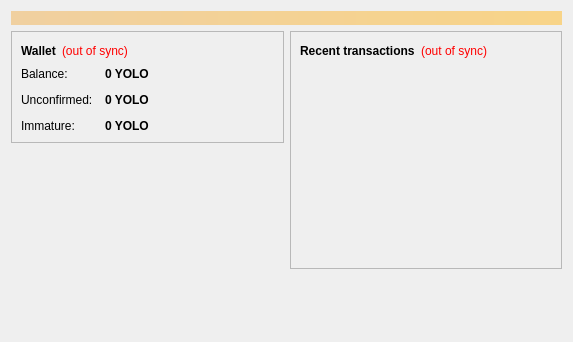
<?xml version="1.0" encoding="UTF-8"?>
<ui version="4.0">
 <class>OverviewPage</class>
 <widget class="QWidget" name="OverviewPage">
  <property name="geometry">
   <rect>
    <x>0</x>
    <y>0</y>
    <width>573</width>
    <height>342</height>
   </rect>
  </property>
  <property name="windowTitle">
   <string>Form</string>
  </property>
  <layout class="QVBoxLayout" name="topLayout">
   <item>
    <widget class="QLabel" name="labelAlerts">
     <property name="visible">
      <bool>false</bool>
     </property>
     <property name="styleSheet">
      <string notr="true">background-color: qlineargradient(x1: 0, y1: 0, x2: 1, y2: 0, stop:0 #F0D0A0, stop:1 #F8D488); color:#000000;</string>
     </property>
     <property name="wordWrap">
      <bool>true</bool>
     </property>
     <property name="margin">
      <number>3</number>
     </property>
    </widget>
   </item>
   <item>
    <layout class="QHBoxLayout" name="horizontalLayout" stretch="1,1">
     <item>
      <layout class="QVBoxLayout" name="verticalLayout_2">
       <item>
        <widget class="QFrame" name="frame">
         <property name="frameShape">
          <enum>QFrame::StyledPanel</enum>
         </property>
         <property name="frameShadow">
          <enum>QFrame::Raised</enum>
         </property>
         <layout class="QVBoxLayout" name="verticalLayout_4">
          <item>
           <layout class="QHBoxLayout" name="horizontalLayout_4">
            <item>
             <widget class="QLabel" name="label_5">
              <property name="font">
               <font>
                <weight>75</weight>
                <bold>true</bold>
               </font>
              </property>
              <property name="text">
               <string>Wallet</string>
              </property>
             </widget>
            </item>
            <item>
             <widget class="QLabel" name="labelWalletStatus">
              <property name="toolTip">
               <string>The displayed information may be out of date. Your wallet automatically synchronizes with the Yolocoin network after a connection is established, but this process has not completed yet.</string>
              </property>
              <property name="styleSheet">
               <string notr="true">QLabel { color: red; }</string>
              </property>
              <property name="text">
               <string notr="true">(out of sync)</string>
              </property>
              <property name="alignment">
               <set>Qt::AlignLeading|Qt::AlignLeft|Qt::AlignVCenter</set>
              </property>
             </widget>
            </item>
            <item>
             <spacer name="horizontalSpacer_2">
              <property name="orientation">
               <enum>Qt::Horizontal</enum>
              </property>
              <property name="sizeHint" stdset="0">
               <size>
                <width>40</width>
                <height>20</height>
               </size>
              </property>
             </spacer>
            </item>
           </layout>
          </item>
          <item>
           <layout class="QFormLayout" name="formLayout_2">
            <property name="fieldGrowthPolicy">
             <enum>QFormLayout::AllNonFixedFieldsGrow</enum>
            </property>
            <property name="horizontalSpacing">
             <number>12</number>
            </property>
            <property name="verticalSpacing">
             <number>12</number>
            </property>
            <item row="0" column="0">
             <widget class="QLabel" name="label">
              <property name="text">
               <string>Balance:</string>
              </property>
             </widget>
            </item>
            <item row="0" column="1">
             <widget class="QLabel" name="labelBalance">
              <property name="font">
               <font>
                <weight>75</weight>
                <bold>true</bold>
               </font>
              </property>
              <property name="cursor">
               <cursorShape>IBeamCursor</cursorShape>
              </property>
              <property name="toolTip">
               <string>Your current balance</string>
              </property>
              <property name="text">
               <string notr="true">0 YOLO</string>
              </property>
              <property name="textInteractionFlags">
               <set>Qt::LinksAccessibleByMouse|Qt::TextSelectableByKeyboard|Qt::TextSelectableByMouse</set>
              </property>
             </widget>
            </item>
            <item row="1" column="0">
             <widget class="QLabel" name="label_3">
              <property name="text">
               <string>Unconfirmed:</string>
              </property>
             </widget>
            </item>
            <item row="1" column="1">
             <widget class="QLabel" name="labelUnconfirmed">
              <property name="font">
               <font>
                <weight>75</weight>
                <bold>true</bold>
               </font>
              </property>
              <property name="cursor">
               <cursorShape>IBeamCursor</cursorShape>
              </property>
              <property name="toolTip">
               <string>Total of transactions that have yet to be confirmed, and do not yet count toward the current balance</string>
              </property>
              <property name="text">
               <string notr="true">0 YOLO</string>
              </property>
              <property name="textInteractionFlags">
               <set>Qt::LinksAccessibleByMouse|Qt::TextSelectableByKeyboard|Qt::TextSelectableByMouse</set>
              </property>
             </widget>
            </item>
            <item row="2" column="0">
             <widget class="QLabel" name="labelImmatureText">
              <property name="text">
               <string>Immature:</string>
              </property>
             </widget>
            </item>
            <item row="2" column="1">
             <widget class="QLabel" name="labelImmature">
              <property name="font">
               <font>
                <weight>75</weight>
                <bold>true</bold>
               </font>
              </property>
              <property name="toolTip">
               <string>Mined balance that has not yet matured</string>
              </property>
              <property name="text">
               <string notr="true">0 YOLO</string>
              </property>
              <property name="textInteractionFlags">
               <set>Qt::LinksAccessibleByMouse|Qt::TextSelectableByKeyboard|Qt::TextSelectableByMouse</set>
              </property>
             </widget>
            </item>
           </layout>
          </item>
         </layout>
        </widget>
       </item>
       <item>
        <spacer name="verticalSpacer">
         <property name="orientation">
          <enum>Qt::Vertical</enum>
         </property>
         <property name="sizeHint" stdset="0">
          <size>
           <width>20</width>
           <height>40</height>
          </size>
         </property>
        </spacer>
       </item>
      </layout>
     </item>
     <item>
      <layout class="QVBoxLayout" name="verticalLayout_3">
       <item>
        <widget class="QFrame" name="frame_2">
         <property name="frameShape">
          <enum>QFrame::StyledPanel</enum>
         </property>
         <property name="frameShadow">
          <enum>QFrame::Raised</enum>
         </property>
         <layout class="QVBoxLayout" name="verticalLayout">
          <item>
           <layout class="QHBoxLayout" name="horizontalLayout_2">
            <item>
             <widget class="QLabel" name="label_4">
              <property name="text">
               <string>&lt;b&gt;Recent transactions&lt;/b&gt;</string>
              </property>
             </widget>
            </item>
            <item>
             <widget class="QLabel" name="labelTransactionsStatus">
              <property name="toolTip">
               <string>The displayed information may be out of date. Your wallet automatically synchronizes with the Yolocoin network after a connection is established, but this process has not completed yet.</string>
              </property>
              <property name="styleSheet">
               <string notr="true">QLabel { color: red; }</string>
              </property>
              <property name="text">
               <string notr="true">(out of sync)</string>
              </property>
              <property name="alignment">
               <set>Qt::AlignRight|Qt::AlignTrailing|Qt::AlignVCenter</set>
              </property>
             </widget>
            </item>
            <item>
             <spacer name="horizontalSpacer">
              <property name="orientation">
               <enum>Qt::Horizontal</enum>
              </property>
              <property name="sizeHint" stdset="0">
               <size>
                <width>40</width>
                <height>20</height>
               </size>
              </property>
             </spacer>
            </item>
           </layout>
          </item>
          <item>
           <widget class="QListView" name="listTransactions">
            <property name="styleSheet">
             <string notr="true">QListView { background: transparent; }</string>
            </property>
            <property name="frameShape">
             <enum>QFrame::NoFrame</enum>
            </property>
            <property name="verticalScrollBarPolicy">
             <enum>Qt::ScrollBarAlwaysOff</enum>
            </property>
            <property name="horizontalScrollBarPolicy">
             <enum>Qt::ScrollBarAlwaysOff</enum>
            </property>
            <property name="selectionMode">
             <enum>QAbstractItemView::NoSelection</enum>
            </property>
           </widget>
          </item>
         </layout>
        </widget>
       </item>
       <item>
        <spacer name="verticalSpacer_2">
         <property name="orientation">
          <enum>Qt::Vertical</enum>
         </property>
         <property name="sizeHint" stdset="0">
          <size>
           <width>20</width>
           <height>40</height>
          </size>
         </property>
        </spacer>
       </item>
      </layout>
     </item>
    </layout>
   </item>
  </layout>
 </widget>
 <resources/>
 <connections/>
</ui>
